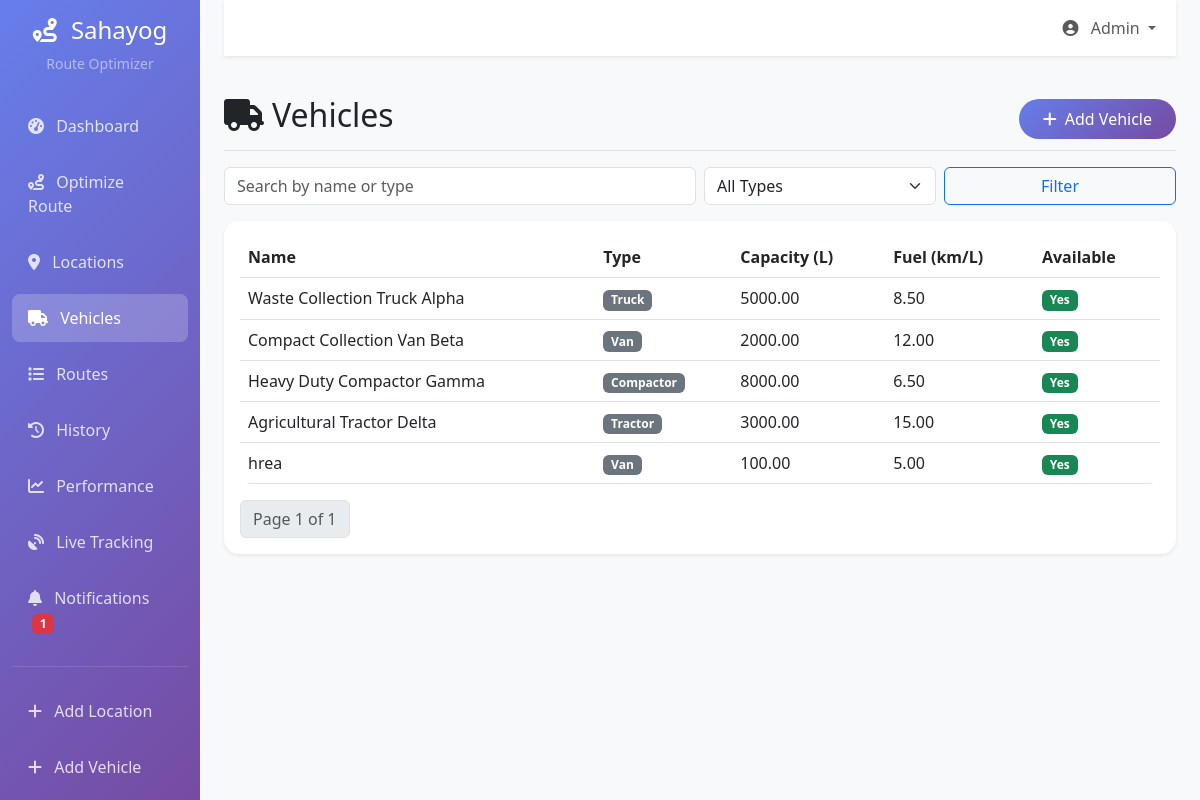
Screenshot of /route-optimizer/vehicles/ with the database file from the repository.
### route_optimizer/models.py (models this page shows, shortened)
class Vehicle(models.Model):
    name = models.CharField(max_length=200)
    vehicle_type = models.CharField(max_length=50, choices=[
        ('truck', 'Truck'),
        ('van', 'Van'),
        ('tractor', 'Tractor'),
        ('compactor', 'Compactor'),
    ])
    capacity = models.DecimalField(
        max_digits=8,
        decimal_places=2,
        help_text="Capacity in liters"
    )
    fuel_efficiency = models.DecimalField(
        max_digits=5,
        decimal_places=2,
        help_text="Fuel efficiency in km/l"
    )
    current_latitude = models.DecimalField(max_digits=9, decimal_places=6, blank=True, null=True)
    current_longitude = models.DecimalField(max_digits=9, decimal_places=6, blank=True, null=True)
    is_available = models.BooleanField(default=True)
    created_at = models.DateTimeField(auto_now_add=True)
    updated_at = models.DateTimeField(auto_now=True)
    class Meta:
        db_table = 'vehicles'
        indexes = [
            models.Index(fields=['vehicle_type', 'is_available']),
        ]

### route_optimizer/views.py (the view)
# urls.py: path('vehicles/', views.vehicles, name='vehicles'),
def vehicles(request):
    search_query = request.GET.get('search', '')
    vehicle_type = request.GET.get('type', '')
    vehicles_list = Vehicle.objects.all()
    if search_query:
        vehicles_list = vehicles_list.filter(
            Q(name__icontains=search_query) |
            Q(vehicle_type__icontains=search_query)
        )
    if vehicle_type:
        vehicles_list = vehicles_list.filter(vehicle_type=vehicle_type)
    paginator = Paginator(vehicles_list, 20)
    page_number = request.GET.get('page')
    page_obj = paginator.get_page(page_number)
    context = {
        'page_obj': page_obj,
        'search_query': search_query,
        'vehicle_type': vehicle_type,
        'vehicle_types': Vehicle._meta.get_field('vehicle_type').choices,
    }
    return render(request, 'route_optimizer/vehicles.html', context)

### route_optimizer/context_processors.py (called while the page is built)
def unread_notifications_count(request):
    try:
        count = Notification.objects.filter(is_read=False).count()
    except Exception:
        count = 0
    return {'unread_notifications_count': count}

### templates/route_optimizer/vehicles.html (shortened to what this page needs)
{% extends 'base.html' %}
{% block content %}
<div class="d-flex justify-content-between align-items-center pt-3 pb-2 mb-3 border-bottom">
    <h1 class="h2"><i class="fas fa-truck me-2"></i>Vehicles</h1>
    <a class="btn btn-primary" href="{% url 'route_optimizer:add_vehicle' %}"><i class="fas fa-plus me-2"></i>Add Vehicle</a>
</div>
<form class="row g-2 mb-3">
    <div class="col-md-6">
        <input class="form-control" name="search" value="{{ search_query }}" placeholder="Search by name or type" />
    </div>
    <div class="col-md-3">
        <select class="form-select" name="type">
            <option value="">All Types</option>
        </select>
    </div>
    <div class="col-md-3">
        <button class="btn btn-outline-primary w-100" type="submit">Filter</button>
    </div>
</form>
<div class="card">
  <div class="card-body">
    {% if page_obj.object_list %}
    <div class="table-responsive">
      <table class="table table-hover">
        <thead>
          <tr>
            <th>Name</th><th>Type</th><th>Capacity (L)</th><th>Fuel (km/L)</th><th>Available</th>
          </tr>
        </thead>
        <tbody>
        {% for v in page_obj.object_list %}
          <tr>
            <td>{{ v.name }}</td>
            <td><span class="badge bg-secondary">{{ v.get_vehicle_type_display }}</span></td>
            <td>{{ v.capacity }}</td>
            <td>{{ v.fuel_efficiency }}</td>
            <td>{% if v.is_available %}<span class="badge bg-success">Yes</span>{% else %}<span class="badge bg-danger">No</span>{% endif %}</td>
          </tr>
        {% endfor %}
        </tbody>
      </table>
    </div>
    <nav>
      <ul class="pagination mb-0">
        <li class="page-item disabled"><span class="page-link">Page {{ page_obj.number }} of {{ page_obj.paginator.num_pages }}</span></li>
      </ul>
    </nav>
    {% else %}
      <p class="mb-0 text-muted">No vehicles found.</p>
    {% endif %}
  </div>
</div>
{% endblock %}

### templates/base.html (style rules this page uses)
.card { border: none; border-radius: 15px; box-shadow: 0 0.125rem 0.25rem rgba(0, 0, 0, 0.075); transition: transform 0.2s ease; }
.btn-primary { background: linear-gradient(135deg, #667eea 0%, #764ba2 100%); border: none; border-radius: 25px; padding: 0.5rem 1.5rem; }
.table { border-radius: 10px; overflow: hidden; }

### rows the page displays
Vehicle: name "Waste Collection Truck Alpha", vehicle_type "Truck", capacity "5000.00", fuel_efficiency "8.50", is_available "Yes"
Vehicle: name "Compact Collection Van Beta", vehicle_type "Van", capacity "2000.00", fuel_efficiency "12.00", is_available "Yes"
Vehicle: name "Heavy Duty Compactor Gamma", vehicle_type "Compactor", capacity "8000.00", fuel_efficiency "6.50", is_available "Yes"
Vehicle: name "Agricultural Tractor Delta", vehicle_type "Tractor", capacity "3000.00", fuel_efficiency "15.00", is_available "Yes"
Vehicle: name "hrea", vehicle_type "Van", capacity "100.00", fuel_efficiency "5.00", is_available "Yes"

### other values shown
{{ unread_notifications_count }} "1"
{{ page_obj.number }} "1"
{{ page_obj.paginator.num_pages }} "1"
